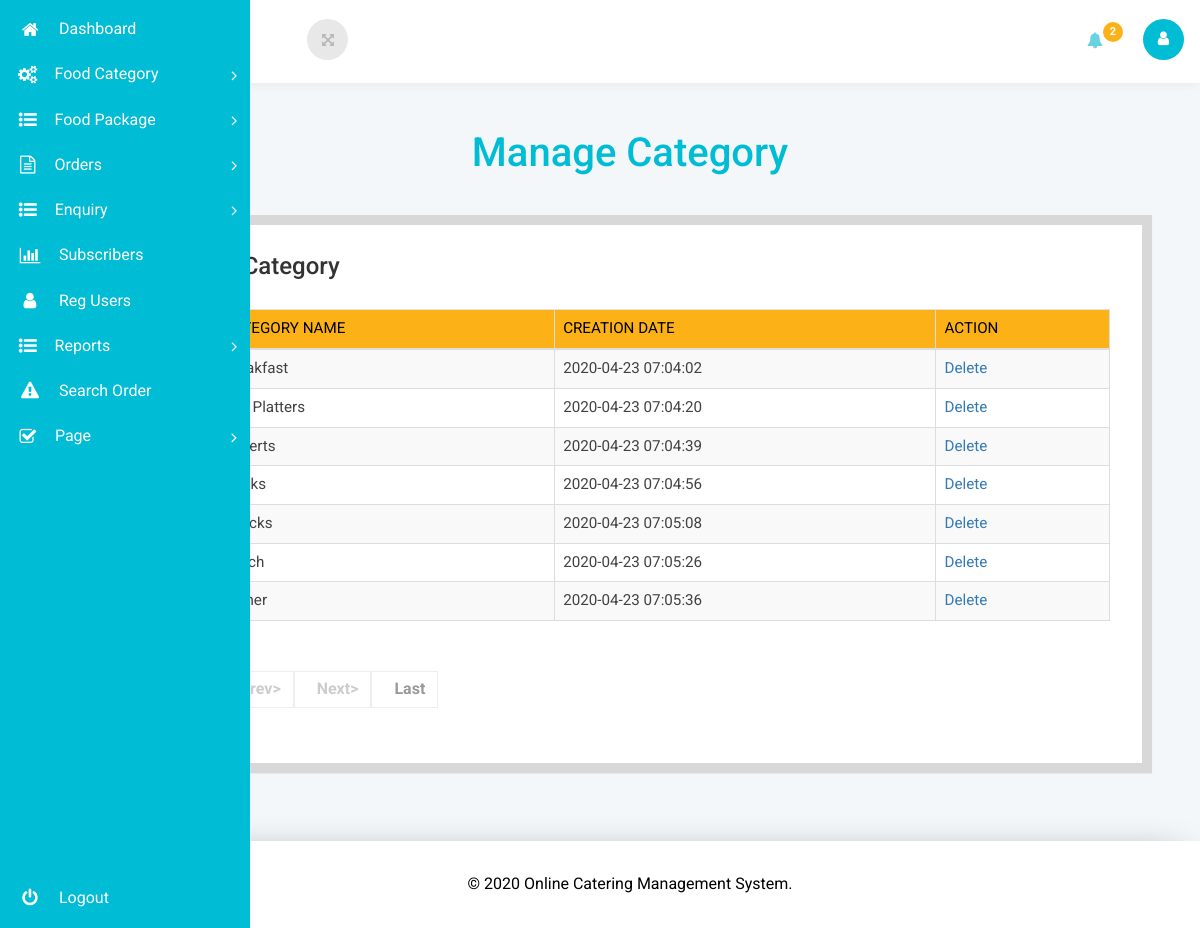
The page /ocms/admin/manage-category.php (signed in) on the database its author committed.
### tables this page shows
CREATE TABLE `tblcategory` (
  `ID` int(10) NOT NULL,
  `CatName` varchar(200) DEFAULT NULL,
  `CreationDate` timestamp NULL DEFAULT current_timestamp()
);

### ocms/admin/manage-category.php (the view, shortened to what this page needs)
<?php
include('includes/dbconnection.php');
if (strlen($_SESSION['ocmsaid']==0)) {
  header('location:logout.php');
  } else{
  ?>
<!DOCTYPE html>
<head>
<link rel="stylesheet" href="css/bootstrap.css">
<link href="css/style.css" rel='stylesheet' type='text/css' />
<link rel="stylesheet" href="css/font.css" type="text/css"/>
<link href="css/font-awesome.css" rel="stylesheet">
<link rel="stylesheet" type="text/css" href="css/table-style.css" />
<link rel="stylesheet" type="text/css" href="css/basictable.css" />
</head>
<body class="dashboard-page">
<?php include_once('includes/sidebar.php');?>
	<section class="wrapper scrollable">
		<?php include_once('includes/header.php');?>
		<div class="main-grid">
			<div class="agile-grids">
				<div class="table-heading">
					<h2>Manage Category</h2>
				</div>
				<div class="panel variations-panel">
					<div class="w3l-table-info">
					  <h3>Manage Category</h3>
					    <table class="table table-bordered table-striped table-vcenter js-dataTable-full-pagination">
						<thead>
						  <tr>
							<th>#</th>
							<th>Category Name</th>
							<th>Creation Date</th>
							<th>Action</th>
						  </tr>
						</thead>
						<tbody>
							<?php
							 if (isset($_GET['pageno'])) {
            $pageno = $_GET['pageno'];
        } else {
            $pageno = 1;
        }
        $no_of_records_per_page = 10;
        $offset = ($pageno-1) * $no_of_records_per_page;
        $ret = "SELECT ID FROM tblcategory";
 $query1 = $dbh -> prepare($ret);
$query1->execute();
$total_rows=$query1->rowCount();
$total_pages = ceil($total_rows / $no_of_records_per_page);
$sql="SELECT * from tblcategory LIMIT $offset, $no_of_records_per_page";
$query = $dbh -> prepare($sql);
$query->execute();
$results=$query->fetchAll(PDO::FETCH_OBJ);
$cnt=1;
if($query->rowCount() > 0)
{
foreach($results as $row)
{               ?>
						  <tr>
							<td><?php echo htmlentities($cnt);?></td>
							<td><?php  echo htmlentities($row->CatName);?></td>
							<td><?php  echo htmlentities($row->CreationDate);?></td>
							<td><a href="manage-category.php?delid=<?php echo ($row->ID);?>" onclick="return confirm('Do you really want to Delete ?');">Delete</a></td>
						  </tr>
						   <?php $cnt=$cnt+1;}} ?>
						</tbody>
					  </table>
					</div>
	<div align="left">
    <ul class="pagination" >
        <li><a href="?pageno=1"><strong>First></strong></a></li>
        <li class="<?php if($pageno <= 1){ echo 'disabled'; } ?>">
            <a href="<?php if($pageno <= 1){ echo '#'; } else { echo "?pageno=".($pageno - 1); } ?>"><strong style="padding-left: 10px">Prev></strong></a>
        </li>
        <li class="<?php if($pageno >= $total_pages){ echo 'disabled'; } ?>">
            <a href="<?php if($pageno >= $total_pages){ echo '#'; } else { echo "?pageno=".($pageno + 1); } ?>"><strong style="padding-left: 10px">Next></strong></a>
        </li>
        <li><a href="?pageno=<?php echo $total_pages; ?>"><strong style="padding-left: 10px">Last</strong></a></li>
    </ul>
</div>
				</div>
			</div>
		</div>
	<?php include_once('includes/footer.php');?>
	</section>
</body>
</html>
<?php }  ?>

### ocms/admin/css/table-style.css (style rules this page uses)
table { background: white; border-collapse: collapse; margin: 1.25em 0 0; width: 100%; }
table tr, table th, table td { border: none; border-bottom: 1px solid #e8e8e8; font-size: .95em; }
table th, table td { padding: 10px 12px; text-align: left; }
table th { background: #fcb216; color: #000000; text-transform: uppercase; }
table tr td { background: #f3faff; color: #424242; }
table tr:nth-of-type(2n+2) td { background: #ffffff; }
table { width: 100%; }
.table { margin: 30px 0; border-collapse: collapse; border-spacing: 0; empty-cells: show; border: 1px solid #e0e0e0; }
.table td, .table th { border-left: 1px solid #e0e0e0; border-width: 0 0 0 1px; font-size: inherit; margin: 0; overflow: visible; padding: 0.5em 1em; font-weight: normal; }
.table td:first-child, .table th:first-child { border-left-width: 0; }
.table thead, .table tfoot { background-color: #f05050; color: #fff; text-align: left; vertical-align: bottom; }
.table thead td, .table tfoot td, .table thead th, .table tfoot th { border-color: #fff; }
.table td { background-color: transparent; }

### rows shown on the page
tblcategory: CatName "Breakfast", CreationDate "2020-04-23 07:04:02"
tblcategory: CatName "Deli Platters", CreationDate "2020-04-23 07:04:20"
tblcategory: CreationDate "2020-04-23 07:04:39"
tblcategory: CreationDate "2020-04-23 07:04:56"
tblcategory: CreationDate "2020-04-23 07:05:08"
tblcategory: CreationDate "2020-04-23 07:05:26"
tblcategory: CreationDate "2020-04-23 07:05:36"

### other values the page prints
$totalorder "2"
